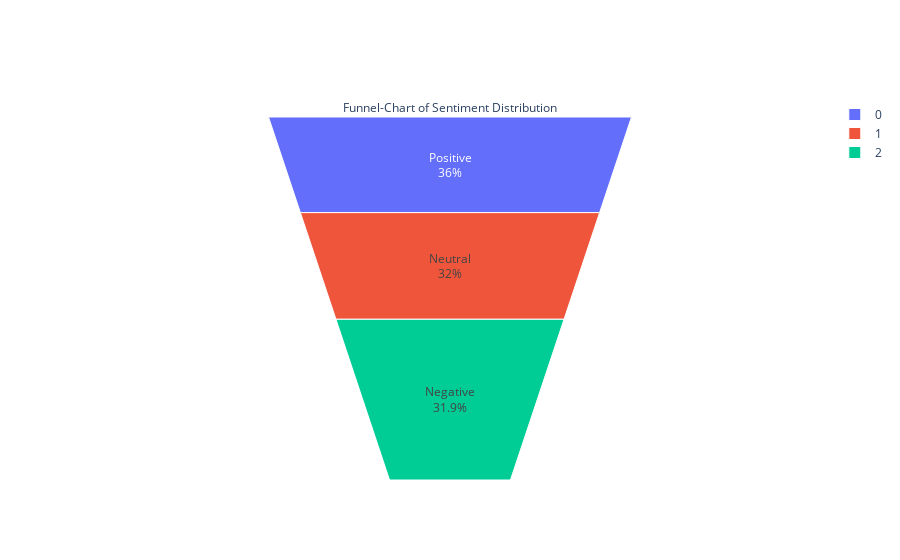

Notebook source saved alongside this figure:
### Code cell
fig = go.Figure(data=go.Funnelarea(text =temp.Polarity,values=temp.content,
    title = {"position": "top center", "text": "Funnel-Chart of Sentiment Distribution"}
    ))

fig.show()


# fig = go.Figure()
# fig.add_trace(go.Funnelarea(text =temp.Polarity,values=temp.content,
#                             title = {"position": "top center", "text": "Funnel-Chart of Sentiment Distribution"}))
# fig.show()

### Figure 1 — Plotly figure (JSON) as saved in the notebook; plotly's stock layout.template omitted (floating-point values rounded to 4 significant figures)
{"data": [{"text": ["Positive", "Neutral", "Negative"], "title": {"position": "top center", "text": "Funnel-Chart of Sentiment Distribution"}, "type": "funnelarea", "values": [5676, 5042, 5028]}], "layout": {}}
